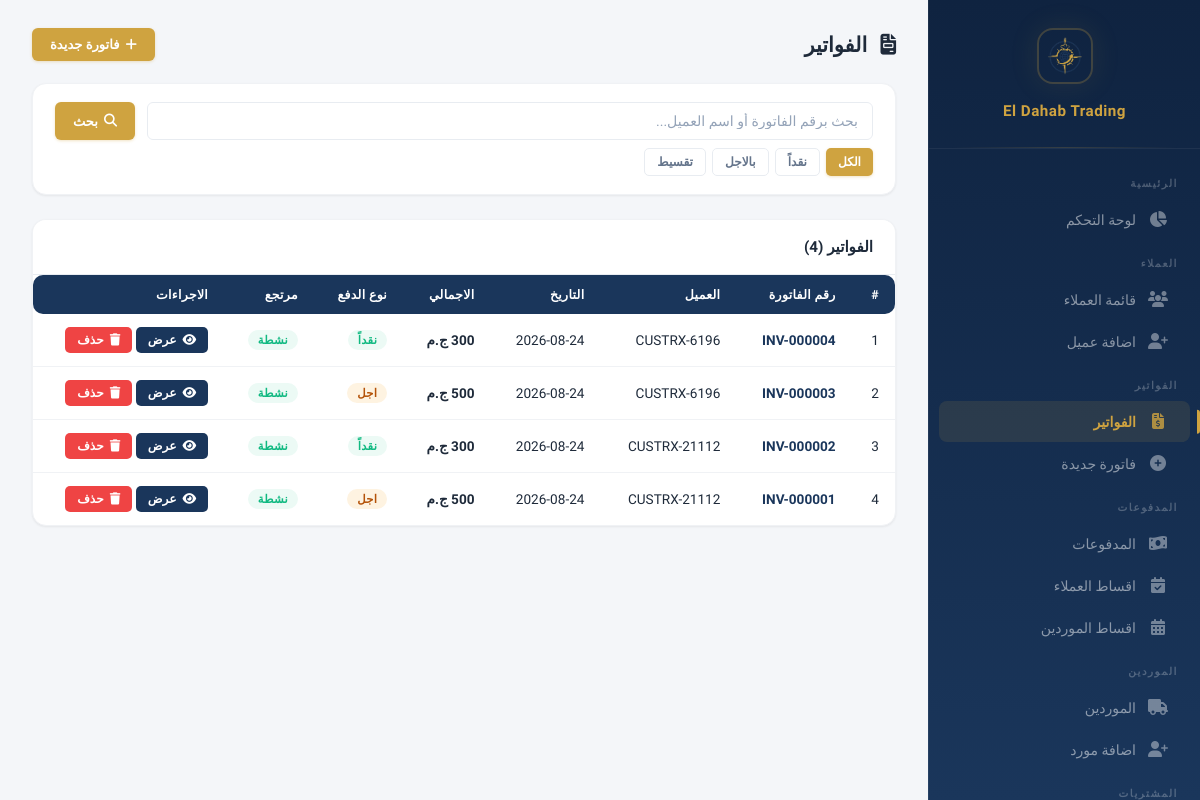
The page /invoices (signed in) on the database as committed earlier.
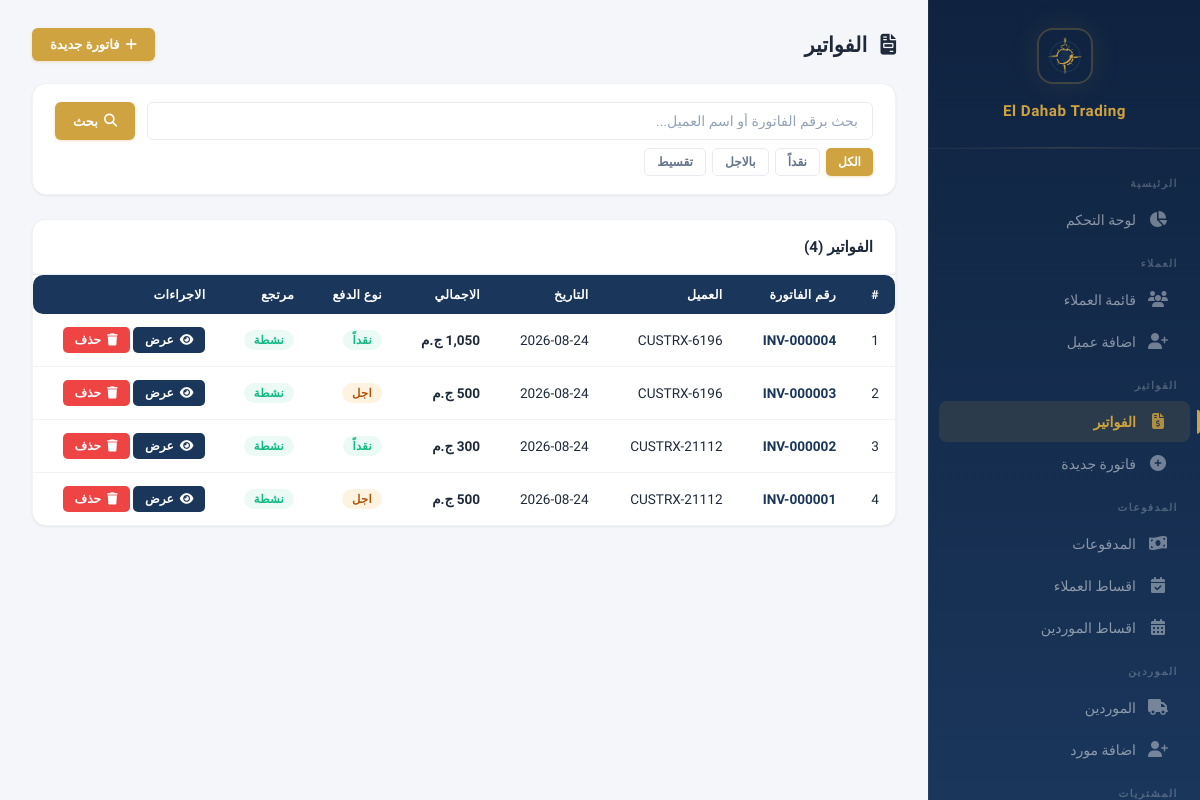
The same page on the database as committed later.
### models.py (models this page shows, shortened)
class Invoice(db.Model):
    __tablename__ = 'invoices'
    id = db.Column(db.Integer, primary_key=True)
    invoice_number = db.Column(db.String(50), unique=True, nullable=False)
    customer_id = db.Column(db.Integer, db.ForeignKey('customers.id'), nullable=False)
    shipping_company = db.Column(db.String(200))
    total = db.Column(db.Float, default=0)
    discount = db.Column(db.Float, default=0)
    payment_type = db.Column(db.String(20), default='cash')
    paid_amount = db.Column(db.Float, default=0)
    remaining = db.Column(db.Float, default=0)
    date = db.Column(db.DateTime, default=datetime.utcnow)
    is_returned = db.Column(db.Boolean, default=False)
    show_balance = db.Column(db.Boolean, default=False)
    payment_method = db.Column(db.String(20), default='cash')
    receipt_image = db.Column(db.String(200))
    created_by = db.Column(db.Integer, db.ForeignKey('users.id'))
    creator = db.relationship('User', foreign_keys=[created_by])
    modified_by = db.Column(db.Integer, db.ForeignKey('users.id'))
    modifier = db.relationship('User', foreign_keys=[modified_by])
    previous_due = db.Column(db.Float, default=0)
    balance_after = db.Column(db.Float, default=0)
    notes = db.Column(db.Text)
    items = db.relationship('InvoiceItem', backref='invoice', lazy=True, cascade='all, delete-orphan')
    returns = db.relationship('Return', backref='invoice', lazy=True)
    payments = db.relationship('Payment', backref='invoice', lazy=True)

class Customer(db.Model):
    __tablename__ = 'customers'
    id = db.Column(db.Integer, primary_key=True)
    name = db.Column(db.String(200), nullable=False)
    phone = db.Column(db.String(50))
    address = db.Column(db.Text)
    account_type = db.Column(db.String(50), nullable=False, default='sales')
    notes = db.Column(db.Text)
    created_at = db.Column(db.DateTime, default=datetime.utcnow)
    invoices = db.relationship('Invoice', backref='customer', lazy=True)
    payments = db.relationship('Payment', backref='customer', lazy=True)
    returns = db.relationship('Return', backref='customer', lazy=True)
    installment_plans = db.relationship('InstallmentPlan', backref='customer', lazy=True)

### app.py (the view)
@app.route('/invoices')
@login_required
def invoices_list():
    search = request.args.get('search', '')
    payment_type = request.args.get('payment_type', '')
    query = Invoice.query
    if search:
        query = query.join(Customer).filter(
            Invoice.invoice_number.contains(search) | Customer.name.contains(search)
        )
    if payment_type:
        query = query.filter_by(payment_type=payment_type)
    invoices = query.order_by(Invoice.date.desc()).all()
    return render_template('invoices_list.html', invoices=invoices, search=search,
        payment_type=payment_type, PAYMENT_TYPES=PAYMENT_TYPES)

### app.py (called while the page is built)
@app.context_processor
def inject_payment_methods():
    return {'PAYMENT_METHODS': PAYMENT_METHODS}

@app.before_request
def check_session_expiry():
    if 'user_id' in session and session.get('expires_at'):
        if datetime.utcnow().timestamp() > session['expires_at']:
            session.clear()
            flash('انتهت الجلسة، يرجى تسجيل الدخول مرة اخرى', 'warning')
            return redirect(url_for('login'))

@app.context_processor
def inject_user():
    if not hasattr(g, 'current_user'):
        g.current_user = db.session.get(User, session['user_id']) if 'user_id' in session else None
    return dict(current_user=g.current_user)

### models.py (called while the page is built)
    def has_permission(self, page):
        if self.is_admin:
            return True
        return any(p.page == page for p in self.permissions)

### templates/invoices_list.html (shortened to what this page needs)
{% extends "base.html" %}
{% block content %}
<div class="page-header">
    <h1 style="font-size:1.3rem;font-weight:700;color:var(--text);margin-bottom:0;">
        <i class="fas fa-file-invoice" style="margin-left:8px;"></i> الفواتير
    </h1>
    <a href="{{ url_for('invoice_add') }}" class="btn btn-gold"><i class="fas fa-plus"></i> فاتورة جديدة</a>
</div>
<div class="data-card" style="margin-bottom:24px;">
    <div class="data-card-body">
        <form method="GET" action="{{ url_for('invoices_list') }}" style="display:flex;gap:12px;flex-wrap:wrap;">
            <input type="text" name="search" class="form-control" placeholder="بحث برقم الفاتورة أو اسم العميل..." value="{{ search }}" style="flex:1;min-width:200px;">
            <button type="submit" class="btn btn-gold"><i class="fas fa-search"></i> بحث</button>
        </form>
        <div style="display:flex;gap:6px;flex-wrap:wrap;margin-top:8px;">
            <a href="{{ url_for('invoices_list') }}" class="btn btn-sm {% if not payment_type %}btn-gold{% else %}btn-outline{% endif %}">الكل</a>
            {% for key, label in PAYMENT_TYPES.items() %}
            <a href="{{ url_for('invoices_list', payment_type=key) }}" class="btn btn-sm {% if payment_type == key %}btn-gold{% else %}btn-outline{% endif %}">{{ label }}</a>
            {% endfor %}
        </div>
    </div>
</div>
<div class="data-card">
    <div class="data-card-header">
        <h3>الفواتير ({{ invoices|length }})</h3>
    </div>
    <div class="data-card-body" style="padding:0;">
        <table>
            <thead>
                <tr>
                    <th>#</th>
                    <th>رقم الفاتورة</th>
                    <th>العميل</th>
                    <th>التاريخ</th>
                    <th>الاجمالي</th>
                    <th>نوع الدفع</th>
                    <th>مرتجع</th>
                    <th>الاجراءات</th>
                </tr>
            </thead>
            <tbody>
                {% for inv in invoices %}
                <tr>
                    <td>{{ loop.index }}</td>
                    <td><a href="{{ url_for('invoice_view', invoice_id=inv.id) }}" style="color:var(--navy);text-decoration:none;font-weight:700;">{{ inv.invoice_number }}</a></td>
                    <td>{{ inv.customer.name }}</td>
                    <td>{{ inv.date.strftime('%Y-%m-%d') }}</td>
                    <td style="font-weight:700;">{{ "{:,.0f}".format(inv.total or 0) }} ج.م</td>
                    <td>
                        {% if inv.payment_type == 'cash' %}
                        <span class="badge badge-success">نقداً</span>
                        {% elif inv.payment_type == 'credit' %}
                        <span class="badge badge-warning" style="background:rgba(245,158,11,0.12);color:#b45309;">اجل</span>
                        {% elif inv.payment_type == 'installment' %}
                        <span class="badge badge-info">تقسيط</span>
                        {% endif %}
                    </td>
                    <td>
                        {% if inv.is_returned %}
                        <span class="badge badge-danger">مرتجعة</span>
                        {% else %}
                        <span class="badge badge-success">نشطة</span>
                        {% endif %}
                    </td>
                    <td>
                        <a href="{{ url_for('invoice_view', invoice_id=inv.id) }}" class="btn btn-sm btn-navy"><i class="fas fa-eye"></i> عرض</a>
                        <form method="POST" action="{{ url_for('invoice_delete', invoice_id=inv.id) }}" style="display:inline;" onsubmit="return confirm('هل انت متاكد من الحذف؟');">
                            <button type="submit" class="btn btn-sm btn-danger"><i class="fas fa-trash"></i> حذف</button>
                        </form>
                    </td>
                </tr>
                {% endfor %}
            </tbody>
        </table>
    </div>
</div>
{% endblock %}

Rows that differ between the two databases and show on the page:
changed Invoice "INV-000004": total "300" → "1,050"
